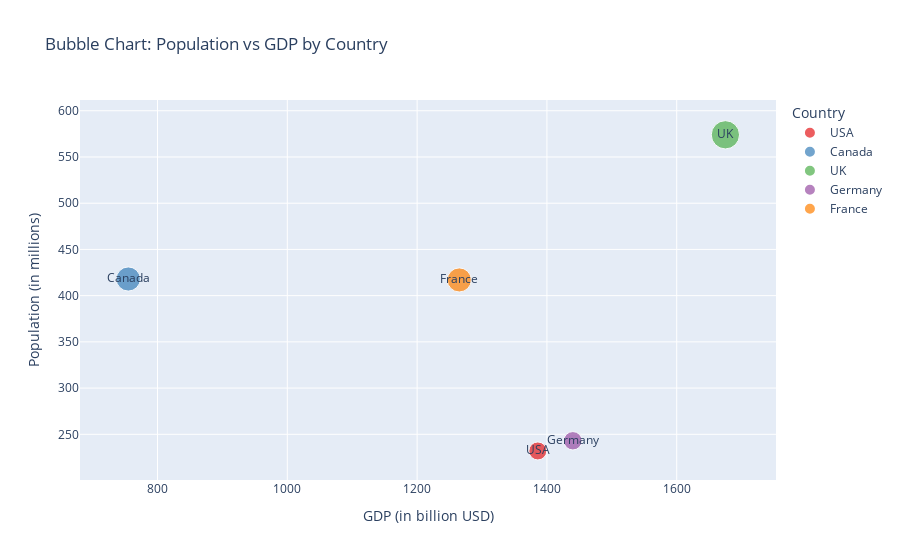

Source (notebook cell):
### Markdown cell above
5. Using the given dataset, create a bubble chart to represent each country's population (y-axis), GDP (xaxis), and bubble size proportional to the population.

### Code cell
np.random.seed(25)
data = {
    'Country': ['USA', 'Canada', 'UK', 'Germany', 'France'],
    'Population': np.random.randint(100, 1000, 5),
    'GDP': np.random.randint(500, 2000, 5)
}
df = pd.DataFrame(data)

fig = px.scatter(df, x='GDP', y='Population', size='Population', text='Country', 
                 title="Bubble Chart: Population vs GDP by Country", 
                 labels={'Population': 'Population (in millions)', 'GDP': 'GDP (in billion USD)', 'size': 'Population'},
                 color='Country', color_discrete_sequence=px.colors.qualitative.Set1)

fig.show()

### Figure 1 — Plotly figure (JSON) as saved in the notebook; plotly's stock layout.template omitted (floating-point values rounded to 4 significant figures)
{"data": [{"hovertemplate": "Country=%{text}<br>GDP (in billion USD)=%{x}<br>Population (in millions)=%{marker.size}<extra></extra>", "legendgroup": "USA", "marker": {"color": "rgb(228,26,28)", "size": [232], "sizemode": "area", "sizeref": 1.435, "symbol": "circle"}, "mode": "markers+text", "name": "USA", "orientation": "v", "showlegend": true, "text": ["USA"], "type": "scatter", "x": [1386], "xaxis": "x", "y": [232], "yaxis": "y"}, {"hovertemplate": "Country=%{text}<br>GDP (in billion USD)=%{x}<br>Population (in millions)=%{marker.size}<extra></extra>", "legendgroup": "Canada", "marker": {"color": "rgb(55,126,184)", "size": [418], "sizemode": "area", "sizeref": 1.435, "symbol": "circle"}, "mode": "markers+text", "name": "Canada", "orientation": "v", "showlegend": true, "text": ["Canada"], "type": "scatter", "x": [755], "xaxis": "x", "y": [418], "yaxis": "y"}, {"hovertemplate": "Country=%{text}<br>GDP (in billion USD)=%{x}<br>Population (in millions)=%{marker.size}<extra></extra>", "legendgroup": "UK", "marker": {"color": "rgb(77,175,74)", "size": [574], "sizemode": "area", "sizeref": 1.435, "symbol": "circle"}, "mode": "markers+text", "name": "UK", "orientation": "v", "showlegend": true, "text": ["UK"], "type": "scatter", "x": [1675], "xaxis": "x", "y": [574], "yaxis": "y"}, {"hovertemplate": "Country=%{text}<br>GDP (in billion USD)=%{x}<br>Population (in millions)=%{marker.size}<extra></extra>", "legendgroup": "Germany", "marker": {"color": "rgb(152,78,163)", "size": [243], "sizemode": "area", "sizeref": 1.435, "symbol": "circle"}, "mode": "markers+text", "name": "Germany", "orientation": "v", "showlegend": true, "text": ["Germany"], "type": "scatter", "x": [1440], "xaxis": "x", "y": [243], "yaxis": "y"}, {"hovertemplate": "Country=%{text}<br>GDP (in billion USD)=%{x}<br>Population (in millions)=%{marker.size}<extra></extra>", "legendgroup": "France", "marker": {"color": "rgb(255,127,0)", "size": [417], "sizemode": "area", "sizeref": 1.435, "symbol": "circle"}, "mode": "markers+text", "name": "France", "orientation": "v", "showlegend": true, "text": ["France"], "type": "scatter", "x": [1265], "xaxis": "x", "y": [417], "yaxis": "y"}], "layout": {"legend": {"itemsizing": "constant", "title": {"text": "Country"}, "tracegroupgap": 0}, "title": {"text": "Bubble Chart: Population vs GDP by Country"}, "xaxis": {"anchor": "y", "domain": [0, 1], "title": {"text": "GDP (in billion USD)"}}, "yaxis": {"anchor": "x", "domain": [0, 1], "title": {"text": "Population (in millions)"}}}}
